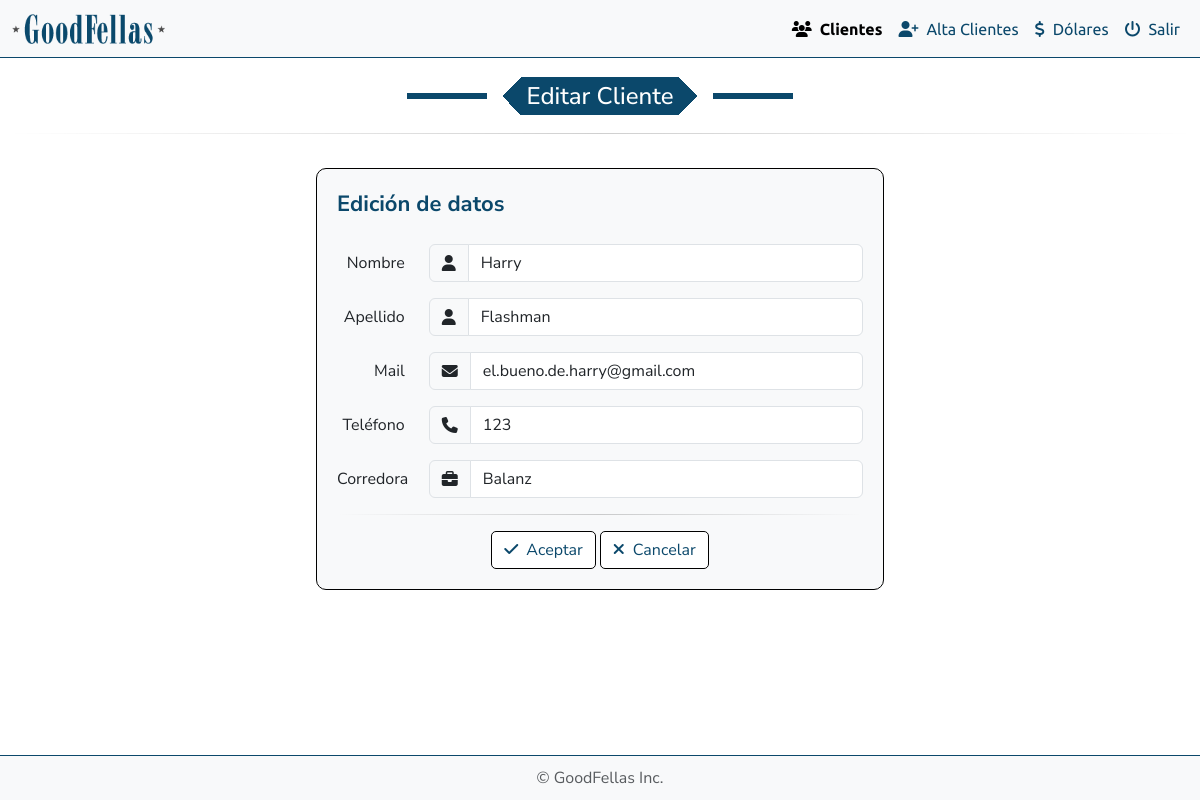
The app's page /funciones/editar_cliente.php, older data.
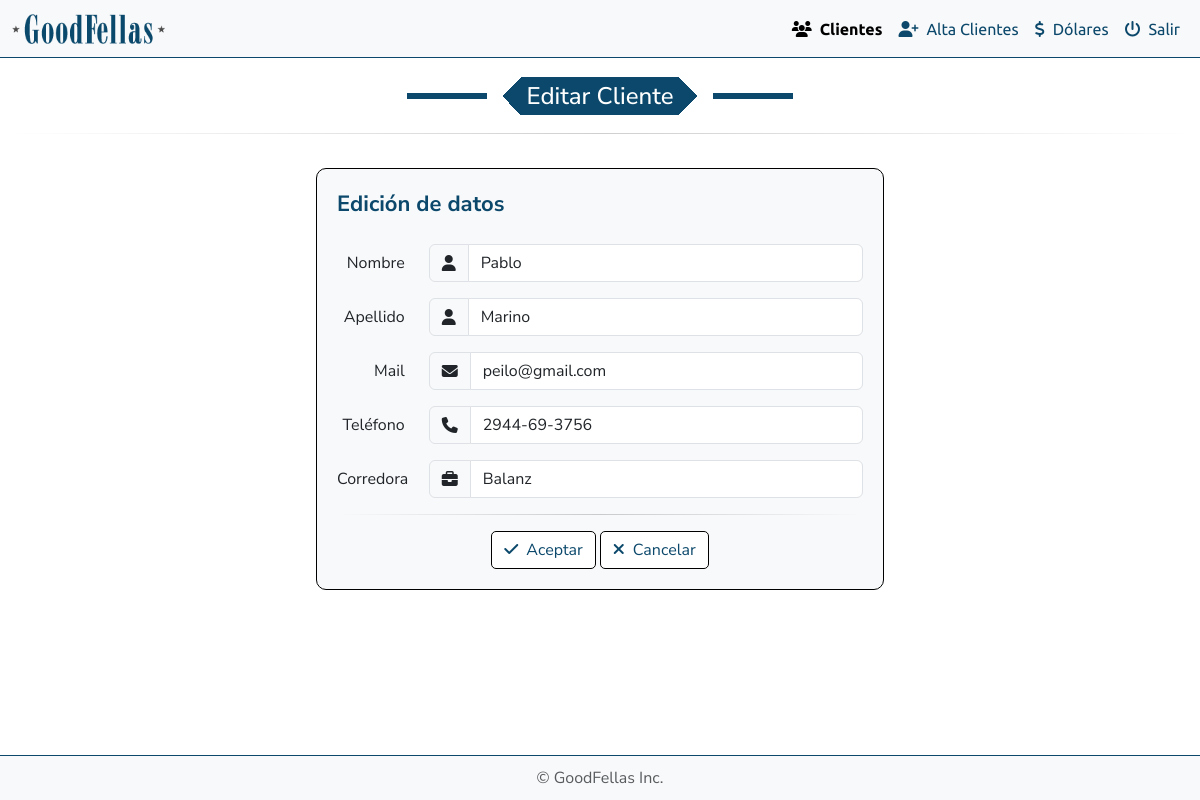
The same page, newer data.
### tables this page shows
CREATE TABLE `clientes` (
  `email` varchar(100) NOT NULL,
  `password` varchar(255) NOT NULL,
  `nombre` varchar(50) NOT NULL,
  `apellido` varchar(50) NOT NULL,
  `telefono` varchar(20) DEFAULT NULL,
  `corredora` varchar(100) DEFAULT NULL,
  `url` varchar(255) DEFAULT NULL,
  `cliente_id` int(11) NOT NULL,
  `mostrar_disclaimer` tinyint(1) NOT NULL DEFAULT 1
);

### public_html/funciones/editar_cliente.php (the view, shortened to what the changed rows need)
<?php
require_once '../../config/config.php';
$cliente_id = isset($_GET['cliente_id']) ? intval($_GET['cliente_id']) : 1;
if ($_SERVER["REQUEST_METHOD"] == "POST") {
    $nombre     = $_POST['nombre'];
    $apellido   = $_POST['apellido'];
    $email      = $_POST['mail'];
    $telefono   = $_POST['telefono'];
    $corredora  = $_POST['corredora'];
    $sql = "UPDATE clientes
            SET nombre = :nombre, apellido = :apellido, email = :email, telefono = :telefono, corredora = :corredora
            WHERE cliente_id = :cliente_id";
    $stmt = $conexion->prepare($sql);
    $stmt->bindParam(':nombre', $nombre);
    $stmt->bindParam(':apellido', $apellido);
    $stmt->bindParam(':email', $email);
    $stmt->bindParam(':telefono', $telefono);
    $stmt->bindParam(':corredora', $corredora);
    $stmt->bindParam(':cliente_id', $cliente_id, PDO::PARAM_INT);
    if ($stmt->execute()) {
        header("Location: ../backend/lista_clientes.php");
        exit();
    } else {
        echo "Error al actualizar el registro.";
    }
} else {
    $sql = "SELECT nombre, apellido, email, telefono, corredora
            FROM clientes
            WHERE cliente_id = :cliente_id";
    $stmt = $conexion->prepare($sql);
    $stmt->bindParam(':cliente_id', $cliente_id, PDO::PARAM_INT);
    $stmt->execute();
    $cliente = $stmt->fetch();
    if ($cliente) {
        $nombre     = $cliente['nombre'];
        $apellido   = $cliente['apellido'];
        $email      = $cliente['email'];
        $telefono   = $cliente['telefono'];
        $corredora  = $cliente['corredora'];
    } else {
        echo "Cliente no encontrado.";
        exit;
    }
}
?>
<!DOCTYPE html>
<html lang="es">
<head>
    <link rel="stylesheet" href="https://cdn.jsdelivr.net/npm/bootstrap@5.3.0-alpha3/dist/css/bootstrap.min.css">
    <link rel="stylesheet" href="https://cdnjs.cloudflare.com/ajax/libs/bootstrap-icons/1.10.3/font/bootstrap-icons.min.css">
    <link rel="stylesheet" href="https://cdnjs.cloudflare.com/ajax/libs/font-awesome/6.4.0/css/all.min.css">
    <link rel="stylesheet" href="../css/style.css">
</head>
<body>
    <div class="row mx-2 mt-navbar mb-5">
        <div class="col-md-12 col-lg-6 text-center">
            <div class="container-fluid my-4 efectivo">
                <form method="POST">
                    <div class="row mb-3 align-items-center">
                        <div class="col-sm-10">
                            <div class="input-group">
                                <span class="input-group-text bg-light"><i class="fa-solid fa-user"></i></span>
                                <input type="text" class="form-control" id="nombre" name="nombre" value="<?php echo htmlspecialchars($nombre); ?>" required autofocus>
                            </div>
                        </div>
                    </div>
                    <div class="row mb-3 align-items-center">
                        <div class="col-sm-10">
                            <div class="input-group">
                                <span class="input-group-text bg-light"><i class="fa-solid fa-user"></i></span>
                                <input type="text" class="form-control" id="apellido" name="apellido" value="<?php echo htmlspecialchars($apellido); ?>" required>
                            </div>
                        </div>
                    </div>
                    <div class="row mb-3 align-items-center">
                        <div class="col-sm-10">
                            <div class="input-group">
                                <span class="input-group-text bg-light"><i class="fa-solid fa-envelope"></i></span>
                                <input type="email" class="form-control" id="mail" name="mail" value="<?php echo htmlspecialchars($email); ?>" required>
                            </div>
                        </div>
                    </div>
                    <div class="row mb-3 align-items-center">
                        <div class="col-sm-10">
                            <div class="input-group">
                                <span class="input-group-text bg-light"><i class="fa-solid fa-phone"></i></span>
                                <input type="text" class="form-control" id="telefono" name="telefono" value="<?php echo htmlspecialchars($telefono); ?>" required>
                            </div>
                        </div>
                    </div>
                    <div class="row mb-3 align-items-center">
                        <div class="col-sm-10">
                            <div class="input-group">
                                <span class="input-group-text bg-light"><i class="fa-solid fa-briefcase"></i></span>
                                <input type="text" class="form-control" id="corredora" name="corredora" value="<?php echo htmlspecialchars($corredora); ?>" required>
                            </div>
                        </div>
                    </div>
                </form>
            </div>
        </div>
    </div>
</body>
</html>

Row changes from the older to the newer data that the page shows:
changed clientes "Balanz": nombre "Harry" → "Pablo"; apellido "Flashman" → "Marino"; mail "el.bueno.de.harry@gmail.com" → "peilo@gmail.com"; telefono "123" → "2944-69-3756"
